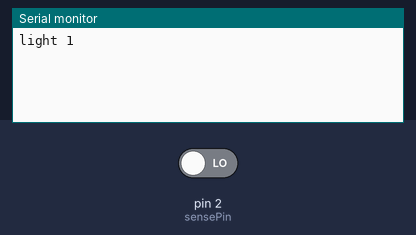
Recording of a sketch running on a simulated Arduino Nano, built with avr-gcc and run on an emulated ATmega328P. Shown: the last lines printed to the serial monitor. The test bench sets the inputs (shaded band); at power-on: pin 2 (sensePin) LOW.

Above: at 1.2 s.
1.3 s: pin 2 (sensePin) driven HIGH
At 2.3 s:
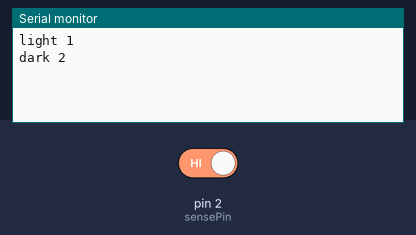
2.8 s: pin 2 (sensePin) driven LOW
At 3.4 s:
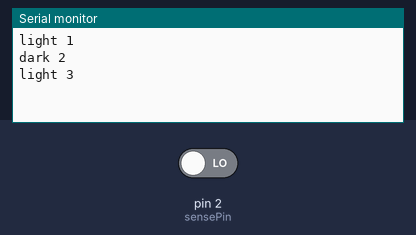

The sketch:

light.ino
```cpp
const int sensePin = 2;

int last = -1;
int reports = 0;

void report(int high) {
  if (high == last) {
    return;
  }
  last = high;
  reports++;
  Serial.print(high ? "dark" : "light");
  Serial.print(' ');
  Serial.println(reports);
}

void setup() {
  pinMode(sensePin, INPUT);
  Serial.begin(115200);
  report(digitalRead(sensePin) == HIGH);
}

void loop() {
  report(digitalRead(sensePin) == HIGH);
}
```

Measured:
- after the input at 1.3 s, the serial monitor: prints a new line at once (image 1)
- after the input at 2.8 s, the serial monitor: prints a new line at once (image 2)
